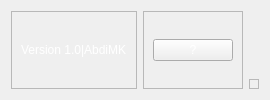
     <widget class="QFrame" name="footer_frame">
      <property name="frameShape">
       <enum>QFrame::NoFrame</enum>
      </property>
      <property name="frameShadow">
       <enum>QFrame::Raised</enum>
      </property>
      <layout class="QHBoxLayout" name="horizontalLayout_5">
       <item>
        <widget class="QFrame" name="footer_left_frame">
         <property name="frameShape">
          <enum>QFrame::StyledPanel</enum>
         </property>
         <property name="frameShadow">
          <enum>QFrame::Raised</enum>
         </property>
         <layout class="QVBoxLayout" name="verticalLayout_2">
          <item alignment="Qt::AlignLeft">
           <widget class="QLabel" name="label">
            <property name="styleSheet">
             <string notr="true">color: rgb(255, 255, 255);</string>
            </property>
            <property name="text">
             <string>Version 1.0|AbdiMK</string>
            </property>
           </widget>
          </item>
         </layout>
        </widget>
       </item>
       <item alignment="Qt::AlignRight">
        <widget class="QFrame" name="footer_right_frame">
         <property name="styleSheet">
          <string notr="true">color: rgb(255, 255, 255);</string>
         </property>
         <property name="frameShape">
          <enum>QFrame::StyledPanel</enum>
         </property>
         <property name="frameShadow">
          <enum>QFrame::Raised</enum>
         </property>
         <layout class="QHBoxLayout" name="horizontalLayout_6">
          <item>
           <widget class="QPushButton" name="pushButton_2">
            <property name="text">
             <string>?</string>
            </property>
           </widget>
          </item>
         </layout>
        </widget>
       </item>
       <item alignment="Qt::AlignBottom">
        <widget class="QFrame" name="size_grip">
         <property name="minimumSize">
          <size>
           <width>10</width>
           <height>10</height>
          </size>
         </property>
         <property name="maximumSize">
          <size>
           <width>10</width>
           <height>10</height>
          </size>
         </property>
         <property name="frameShape">
          <enum>QFrame::StyledPanel</enum>
         </property>
         <property name="frameShadow">
          <enum>QFrame::Raised</enum>
         </property>
        </widget>
       </item>
      </layout>
     </widget>
